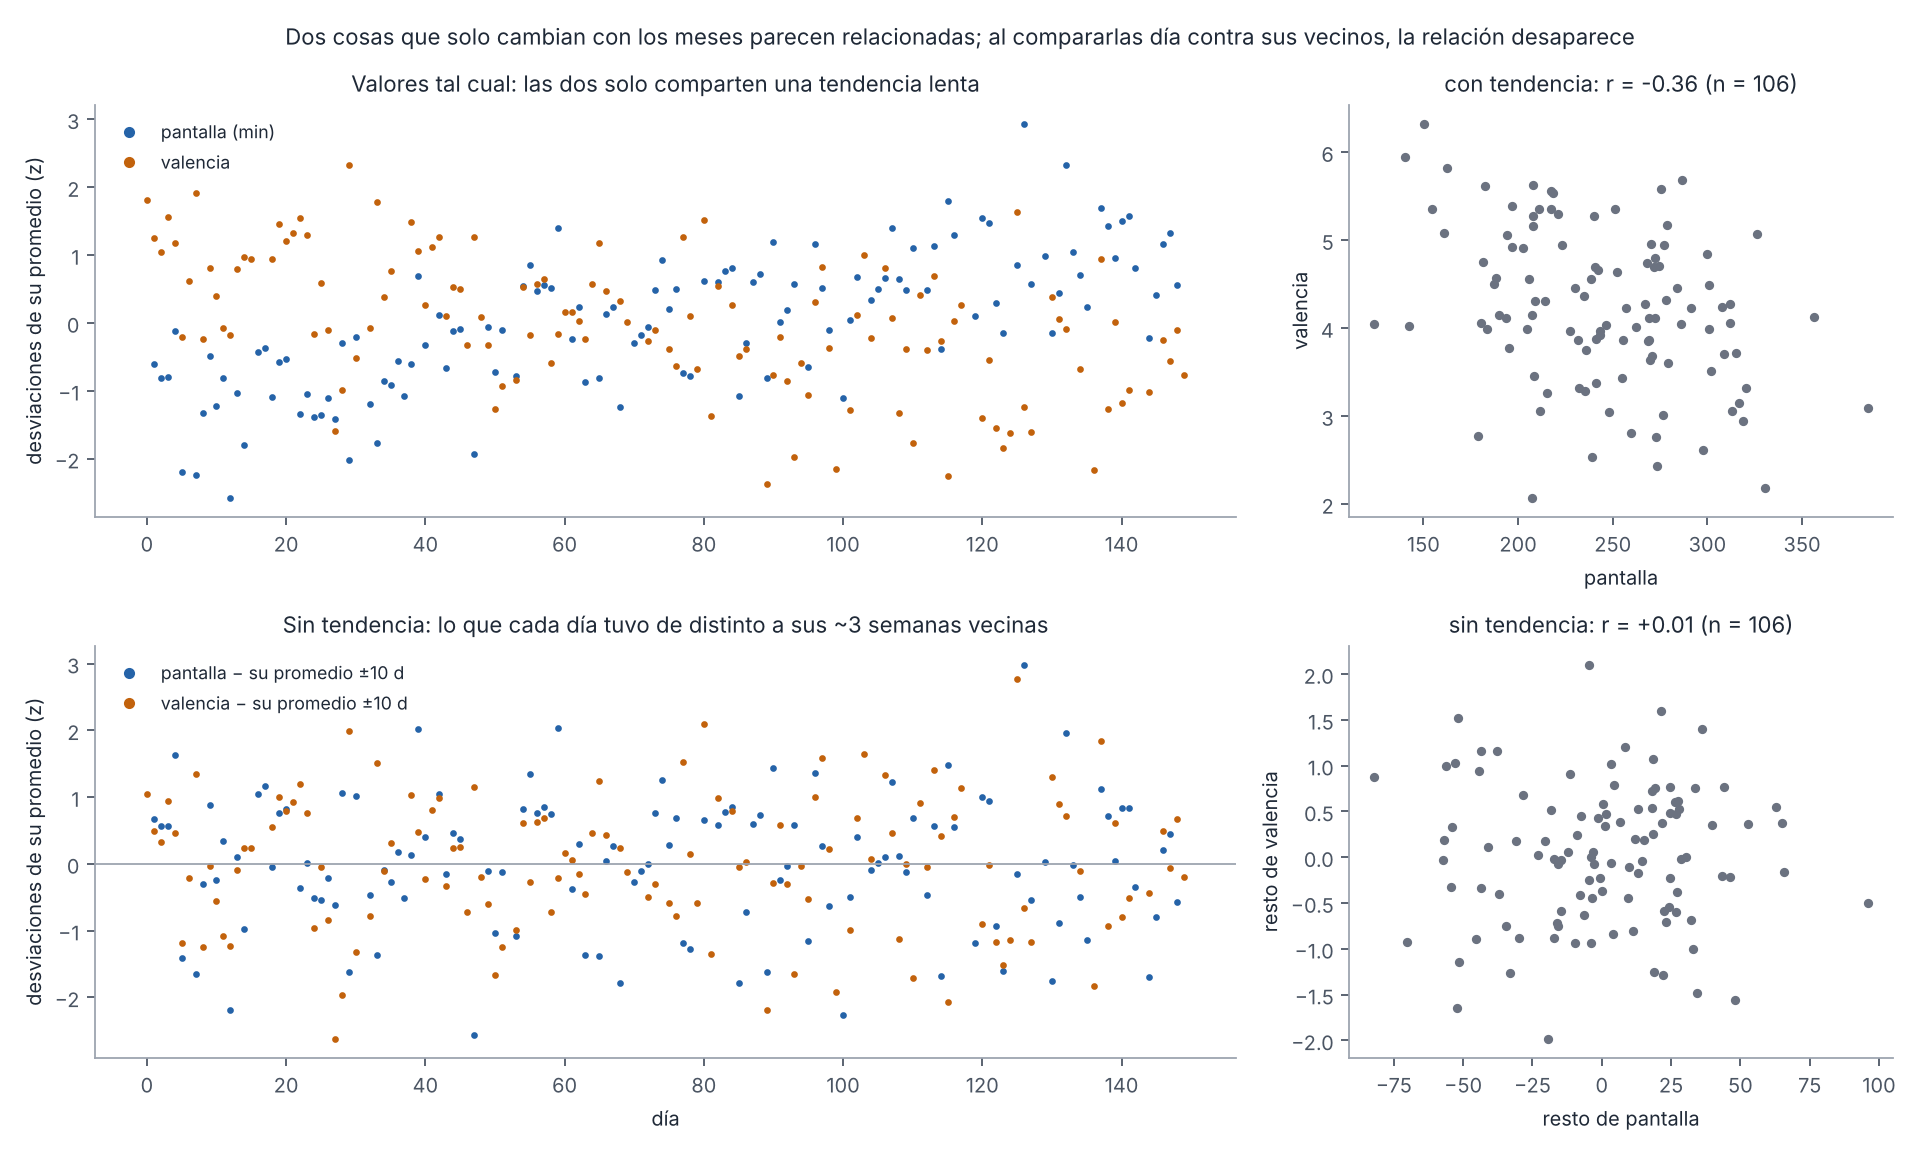

Python code for this plot:
"""Figura 6.1 - Correlación espuria por tendencia, antes y después de quitarla (datos SINTÉTICOS).
Dos variables SIN ninguna relación día a día comparten solo un cambio lento (una sube y otra baja con los meses).
Se aplica lo mismo que Estadistica.series(): a cada día se le resta el promedio de los días con dato que están a
<= 10 días de calendario de él (incluido él mismo; se exige que haya al menos 3). Luego se calcula Pearson sobre esos
restos, como Estadistica.relaciones(sinTendencia = true). Uso: python fig12_tendencia_espuria.py [salida.png]"""
import sys
import numpy as np
import matplotlib
matplotlib.use("Agg")
import matplotlib.pyplot as plt
import estilo  # paleta y tipografía comunes (módulo 12)

rng = np.random.default_rng(12)
N, VENTANA = 150, 10
t = np.arange(N)
pantalla = 180 + 0.9 * t + rng.normal(0, 35, N)            # minutos de pantalla: suben poco a poco
valencia = 5.0 - 0.012 * t + rng.normal(0, 0.8, N)          # valencia: baja poco a poco
falta = rng.random(N) < 0.15
pantalla[falta] = np.nan
valencia[rng.random(N) < 0.15] = np.nan

def resto(x):
    out = np.full(len(x), np.nan); ok = np.where(~np.isnan(x))[0]
    for i in ok:
        w = ok[np.abs(ok - i) <= VENTANA]
        if len(w) >= 3: out[i] = x[i] - x[w].mean()
    return out

def r(a, b):
    ok = ~np.isnan(a) & ~np.isnan(b); return np.corrcoef(a[ok], b[ok])[0, 1], ok.sum()

ra, rb = resto(pantalla), resto(valencia)
r_bruta, n = r(pantalla, valencia); r_sin, _ = r(ra, rb)
fig, ax = plt.subplots(2, 2, figsize=(12, 7.2), dpi=160, gridspec_kw={"width_ratios": [2.1, 1]})
def z(x): return (x - np.nanmean(x)) / np.nanstd(x)   # un solo eje: cada serie en desviaciones de su promedio
a = ax[0, 0]
a.plot(t, z(pantalla), ".", color=estilo.AZUL, ms=4, label="pantalla (min)"); a.plot(t, z(valencia), ".", color=estilo.OCRE, ms=4, label="valencia")
a.set_ylabel("desviaciones de su promedio (z)"); a.legend(loc="upper left", fontsize=8, markerscale=2)
a.set_title("Valores tal cual: las dos solo comparten una tendencia lenta")
b = ax[1, 0]
b.plot(t, z(ra), ".", color=estilo.AZUL, ms=4, label="pantalla − su promedio ±10 d"); b.plot(t, z(rb), ".", color=estilo.OCRE, ms=4, label="valencia − su promedio ±10 d")
b.axhline(0, color=estilo.GRIS_MEDIO, lw=.8)
b.set_ylabel("desviaciones de su promedio (z)"); b.legend(loc="upper left", fontsize=8, markerscale=2)
b.set_title("Sin tendencia: lo que cada día tuvo de distinto a sus ~3 semanas vecinas"); b.set_xlabel("día")
okb = ~np.isnan(pantalla) & ~np.isnan(valencia)
ax[0, 1].scatter(pantalla[okb], valencia[okb], s=10, color=estilo.GRIS)
ax[0, 1].set_title(f"con tendencia: r = {r_bruta:+.2f} (n = {n})"); ax[0, 1].set_xlabel("pantalla"); ax[0, 1].set_ylabel("valencia")
oks = ~np.isnan(ra) & ~np.isnan(rb)
ax[1, 1].scatter(ra[oks], rb[oks], s=10, color=estilo.GRIS)
ax[1, 1].set_title(f"sin tendencia: r = {r_sin:+.2f} (n = {oks.sum()})"); ax[1, 1].set_xlabel("resto de pantalla"); ax[1, 1].set_ylabel("resto de valencia")
for x in ax.flat: x.spines[["top"]].set_visible(False)
fig.suptitle("Dos cosas que solo cambian con los meses parecen relacionadas; al compararlas día contra sus vecinos, la relación desaparece", fontsize=10)
fig.tight_layout(); fig.savefig(sys.argv[1] if len(sys.argv) > 1 else "fig12_tendencia_espuria.png")
print(f"r bruta = {r_bruta:.3f}, r sin tendencia = {r_sin:.3f}")
